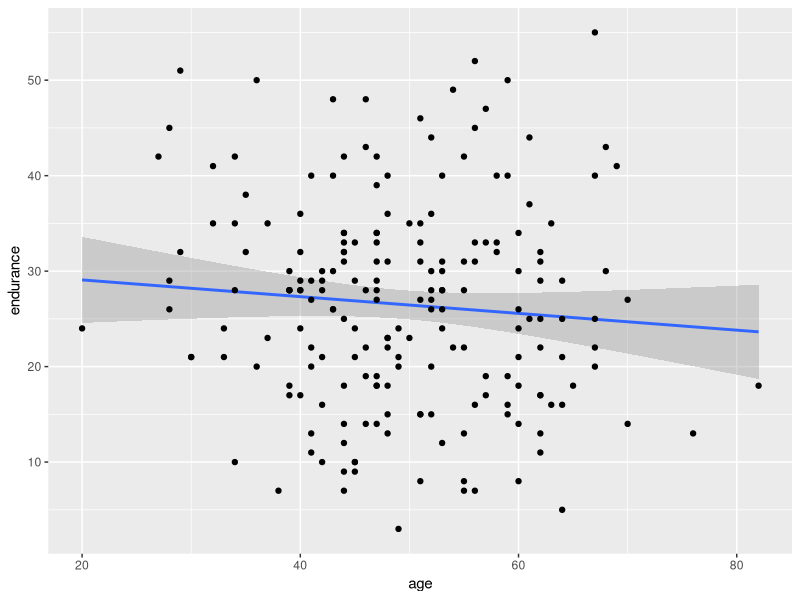
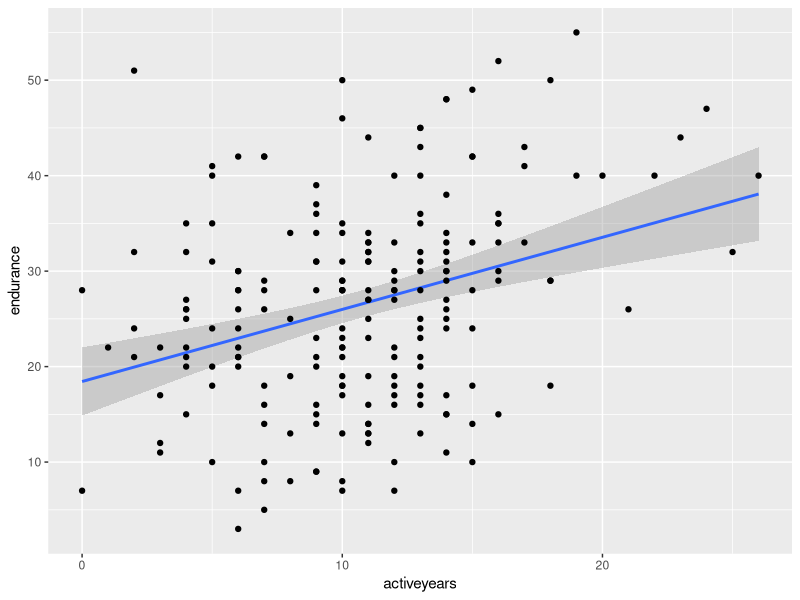
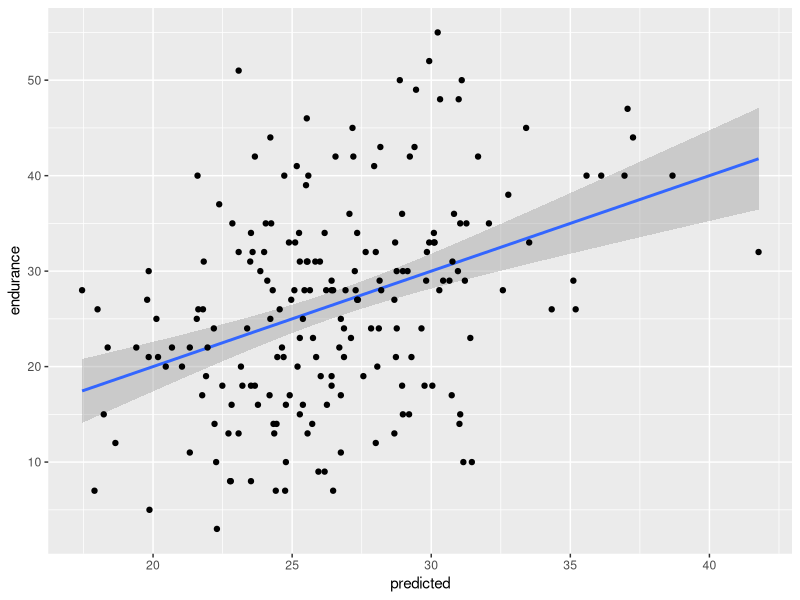

Generate these figures, in order, with R:
# Statistics One, 2013, Lab 5

# Lab goals
#   Read a datafile into R
#   Print summary statistics
#   Conduct correlation analyses, including NHSTs
#   Conduct regression analyses, emphasis on standard error, confidence intervals, and model comparison 

# Example
#   A correlational study investigating predictors of physcial endurance in adults
#     Outcome variable (Y) is physical endurance
#     Predictors (X) are age and number of years actively engaged in exercise/sports
#     Initial analyses assume a sample size of N = 200 
#     Analyses are then repeated with a sample size of N = 20

# Check your working directory
# getwd()
# If necessary, set your working directory
# setwd("/Volumes/Conway/R")

# If necessary, install packages
# install.packages("psych")
# install.packages("ggplot2")

# Load packages
library(psych)
library(ggplot2)

# Read data into a dataframe called PE (physical endurance)
PE <- read.table("datafiles-Stats1.13.Lab.05.txt", header = T)

# If you want to view the data
# View(PE)
# edit(PE)

# Summary statistics
describe(PE) 

# Illustration of standard error calculation
# Standard error = Standard deviation divided by the square root of sample size
# se = sd / sqrt(N)
table1 <- describe(PE)
table1
age.sd <- table1[2,4]
age.sd
age.n <- table1[2,2]
age.n
age.se <- table1[2,4] / sqrt(table1[2,2])
age.se
age.se == table1[2,13]

# Correlation analysis 
cor(PE[2:4]) 

# NHST for each correlation coefficient
cor.test(PE$age, PE$activeyears)
cor.test(PE$endurance, PE$activeyears)
cor.test(PE$endurance, PE$age)

# Save the correlations in a table to illustrate calculation of regression coefficients
table2 <- cor(PE[2:4])


# Regression analyses, unstandardized
model1 <- lm(PE$endurance ~ PE$age)
summary(model1)

# Illustration of calculation of regression coefficient
# Regression coefficient = correlation coefficient * (standard deviation of Y / standard deviation of X)
# B = r * (sdy / sdx)
table2
table2[3,1]
model1.B <- table2[3,1] * (table1[4,4] / table1[2,4])
model1.B

# Illustration of calculation of standard error of the regression coefficient
# Standard error = Square root [ (Sums of Squares.Residual / (N - 2) ) / (Sums of Squares.X) ]
# se.B = sqrt[ (SS.resid / (N-2) ) / SS.X )]
table3 <- anova(model1)
table3
SS.resid <- table3[2,2]
SS.resid
df <- table3[2,1]
df
SS.X <- table3[1,2] + table3[2,2]
SS.X
se.B <- sqrt( (SS.resid / df) / SS.X) 
se.B

# Print 95% confidence interval for the regression coefficient
confint(model1) 

# Illustration of calculation of confidence interval
# Upper value = B + (tcrit * se.B) and Lower value = B - (tcrit * se.B)
tcrit <- qt(c(.025, .975), df = 198)
tcrit
interval <- -0.08772 + (tcrit*se.B)
interval

# Scatterplot with confidence interval around the regression line
ggplot(PE, aes(x = age, y = endurance)) + geom_smooth(method = "lm") + 
  geom_point() 
  
  
model2 <- lm(PE$endurance ~ PE$activeyears)
summary(model2)
confint(model2) #Prints 95% confidence intervals for the regression coefficients

ggplot(PE, aes(x = activeyears, y = endurance)) + geom_smooth(method = "lm") + 
  geom_point() 


model3 <- lm(PE$endurance ~ PE$age + PE$activeyears)
summary(model3)
confint(model3) # Prints 95% confidence intervals for the regression coefficients

# To visualize model3, save the predicted scores as a new variable and then plot with endurance
PE$predicted <- fitted(model3)

ggplot(PE, aes(x = predicted, y = endurance)) + geom_smooth(method = "lm") + 
  geom_point() 

  
# Conduct a model comparison NHST to compare the fit of model2 to the fit of model3
anova(model2, model3)


# Regression analyses, standardized
model1.z <- lm(scale(PE$endurance) ~ scale(PE$age))
summary(model1.z)
confint(model1.z)

model2.z <- lm(scale(PE$endurance) ~ scale(PE$activeyears))
summary(model2.z)
confint(model2.z)

model3.z <- lm(scale(PE$endurance) ~ scale(PE$age) + scale(PE$activeyears))
summary(model3.z)
confint(model3.z)

# Conduct a model comparison NHST to compare the fit of model2.z to the fit of model3.z
anova(model2.z, model3.z)
# Note that the F value and the p value are the same as from the unstandardized model comparison
anova(model2, model3)


# Now take a random subset of the data such that N = 20 
PE.20 <- PE[sample(nrow(PE), 20), ]

# Summary statistics
describe(PE.20) 

# Correlation analysis 
round(cor(PE.20[2:4]), 2) # Round to 2 decimal places 

cor.test(PE.20$age, PE.20$activeyears)
cor.test(PE.20$endurance, PE.20$activeyears)
cor.test(PE.20$endurance, PE.20$age)

# Regression analyses, unstandardized
model1.20 <- lm(PE.20$endurance ~ PE.20$age)
summary(model1.20)
confint(model1.20)
  
model2.20 <- lm(PE.20$endurance ~ PE.20$activeyears)
summary(model2.20)
confint(model2.20)

model3.20 <- lm(PE.20$endurance ~ PE.20$age + PE.20$activeyears)
summary(model3.20)
confint(model3.20)

# Conduct a model comparison NHST to compare the fit of model2.20 and model3.20
anova(model2.20, model3.20)

